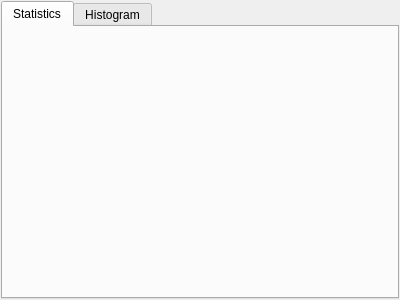
<?xml version="1.0" encoding="UTF-8"?>
<ui version="4.0">
 <class>Statistics</class>
 <widget class="QWidget" name="Statistics">
  <property name="geometry">
   <rect>
    <x>0</x>
    <y>0</y>
    <width>400</width>
    <height>300</height>
   </rect>
  </property>
  <property name="windowTitle">
   <string>Form</string>
  </property>
  <layout class="QHBoxLayout" name="horizontalLayout">
   <property name="leftMargin">
    <number>1</number>
   </property>
   <property name="topMargin">
    <number>1</number>
   </property>
   <property name="rightMargin">
    <number>1</number>
   </property>
   <property name="bottomMargin">
    <number>1</number>
   </property>
   <item>
    <widget class="QTabWidget" name="tabWidget">
     <property name="currentIndex">
      <number>0</number>
     </property>
     <widget class="QWidget" name="tab">
      <attribute name="title">
       <string>Statistics</string>
      </attribute>
      <layout class="QVBoxLayout" name="verticalLayout_2">
       <property name="leftMargin">
        <number>1</number>
       </property>
       <property name="topMargin">
        <number>1</number>
       </property>
       <property name="rightMargin">
        <number>1</number>
       </property>
       <property name="bottomMargin">
        <number>1</number>
       </property>
      </layout>
     </widget>
     <widget class="QWidget" name="tab_2">
      <attribute name="title">
       <string>Histogram</string>
      </attribute>
      <layout class="QVBoxLayout" name="verticalLayout">
       <property name="leftMargin">
        <number>1</number>
       </property>
       <property name="topMargin">
        <number>1</number>
       </property>
       <property name="rightMargin">
        <number>1</number>
       </property>
       <property name="bottomMargin">
        <number>1</number>
       </property>
      </layout>
     </widget>
    </widget>
   </item>
  </layout>
 </widget>
 <resources/>
 <connections/>
</ui>
